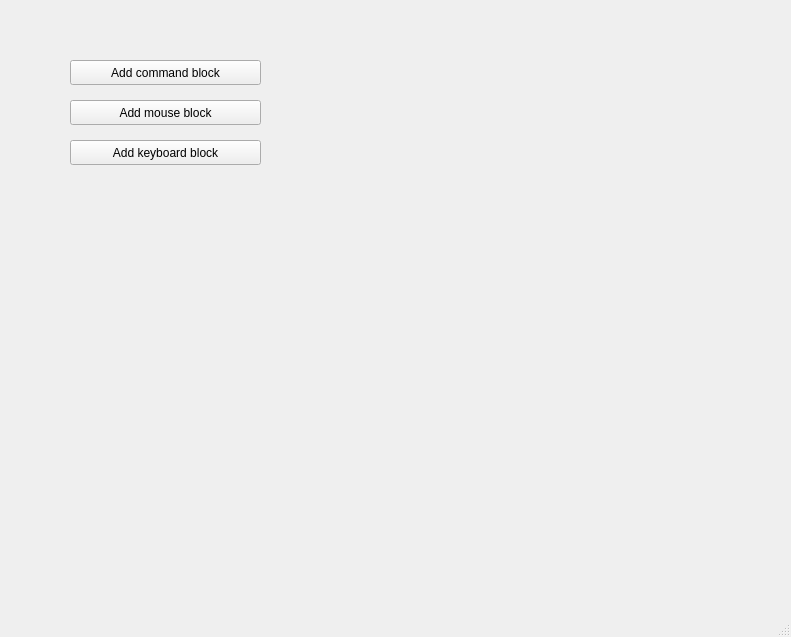
<?xml version="1.0" encoding="UTF-8"?>
<ui version="4.0">
 <class>MainWindow</class>
 <widget class="QMainWindow" name="MainWindow">
  <property name="geometry">
   <rect>
    <x>0</x>
    <y>0</y>
    <width>791</width>
    <height>637</height>
   </rect>
  </property>
  <property name="windowTitle">
   <string>MainWindow</string>
  </property>
  <widget class="QWidget" name="centralwidget">
   <widget class="QPushButton" name="pushButton">
    <property name="geometry">
     <rect>
      <x>70</x>
      <y>60</y>
      <width>191</width>
      <height>25</height>
     </rect>
    </property>
    <property name="text">
     <string>Add command block</string>
    </property>
   </widget>
   <widget class="QPushButton" name="pushButton_2">
    <property name="geometry">
     <rect>
      <x>70</x>
      <y>100</y>
      <width>191</width>
      <height>25</height>
     </rect>
    </property>
    <property name="text">
     <string>Add mouse block</string>
    </property>
   </widget>
   <widget class="QPushButton" name="pushButton_3">
    <property name="geometry">
     <rect>
      <x>70</x>
      <y>140</y>
      <width>191</width>
      <height>25</height>
     </rect>
    </property>
    <property name="text">
     <string>Add keyboard block</string>
    </property>
   </widget>
  </widget>
  <widget class="QMenuBar" name="menubar">
   <property name="geometry">
    <rect>
     <x>0</x>
     <y>0</y>
     <width>791</width>
     <height>23</height>
    </rect>
   </property>
  </widget>
  <widget class="QStatusBar" name="statusbar"/>
 </widget>
 <resources/>
 <connections/>
</ui>
